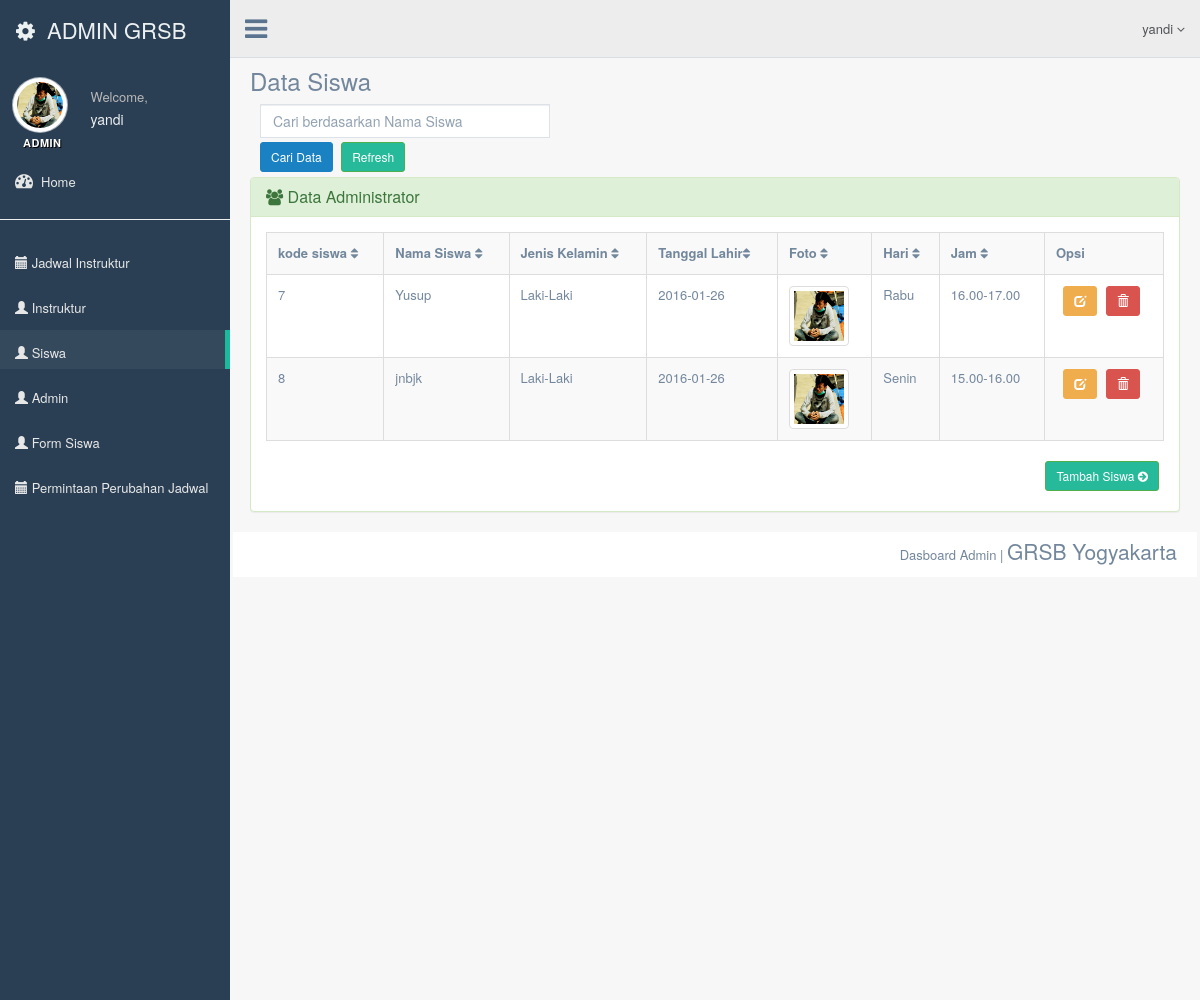
The app's page /admin/siswa.php (signed in) with its own data.
### tables this page shows
CREATE TABLE IF NOT EXISTS `tb_siswa` (
`kd_siswa` int(10) NOT NULL,
  `nama_siswa` varchar(50) DEFAULT NULL,
  `ttl_siswa` date DEFAULT NULL,
  `jk_siswa` varchar(15) DEFAULT NULL,
  `alamat_siswa` varchar(200) DEFAULT NULL,
  `ortu_siswa` varchar(50) DEFAULT NULL,
  `agama` varchar(50) DEFAULT NULL,
  `photo_siswa` varchar(100) DEFAULT NULL,
  `password_siswa` varchar(100) DEFAULT NULL,
  `th_masuk` varchar(50) DEFAULT NULL,
  `kd_kelas` int(10) DEFAULT NULL,
  `status` varchar(5) NOT NULL,
  `hari` varchar(10) NOT NULL,
  `jam` varchar(15) NOT NULL,
  `tmpt_lahir_siswa` varchar(35) NOT NULL
);

### admin/siswa.php (the view, shortened to what this page needs)
<!DOCTYPE html>
<html lang="en">
    <head>
        <link href="asset/css/bootstrap.min.css" rel="stylesheet">
        <link href="asset/fonts/css/font-awesome.min.css" rel="stylesheet">
        <link href="asset/css/animate.min.css" rel="stylesheet">
        <link href="asset/css/custom.css" rel="stylesheet">
        <link rel="stylesheet" type="text/css" href="asset/css/maps/jquery-jvectormap-2.0.1.css" />
        <link href="asset/css/icheck/flat/green.css" rel="stylesheet" />
        <link href="asset/css/floatexamples.css" rel="stylesheet" type="text/css" />
    </head>
    <body class="nav-md">
        <div class="container body">
            <div class="main_container">
                <div class="col-md-3 left_col">
                    <div class="left_col scroll-view">
                        <div class="navbar nav_title" style="border: 0;">
                            <a href="index.php" class="site_title"><i class="fa fa-gear"></i> <span>ADMIN GRSB</span></a>
                        </div>
                        <div class="profile">
                            <div class="profile_pic">
                                <img src="asset/<?php echo $_SESSION['photo_admin'] ?>" alt="..." class="img-circle profile_img">
                            </div>
                            <div class="profile_info">
                                <span>Welcome,</span>
                                <h2><?php echo $_SESSION['nama_admin']; ?></h2>
                            </div>
                        </div>
                        <br />
                        <div id="sidebar-menu" class="main_menu_side hidden-print main_menu">
                            <div class="menu_section">
                                <h3>Admin</h3>
                                <?php include 'sideMenu.php'; ?>
                            </div>
                        </div>
                    </div>
                </div>
                <div class="top_nav">
                    <div class="nav_menu">
                        <nav class="" role="navigation">
                            <div class="nav toggle">
                                <a id="menu_toggle"><i class="fa fa-bars"></i></a>
                            </div>
                            <ul class="nav navbar-nav navbar-right">
                                <li class="">
                                    <a href="javascript:;" class="user-profile dropdown-toggle" data-toggle="dropdown" aria-expanded="false">
                                        <?php echo $_SESSION['nama_admin']; ?>
                                        <span class=" fa fa-angle-down"></span>
                                    </a>
                                </li>
                            </ul>
                        </nav>
                    </div>
                </div>
                <div class="right_col" role="main">
                <section class="wrapper">
                        <h3>Data Siswa</h3>
                        <div class="col-lg-4">
                                <form action='siswa.php' method="POST">
                                    <input type='text' class="form-control" style="margin-bottom: 4px;" name='qcari' placeholder='Cari berdasarkan Nama Siswa' required />
                                    <input type='submit' value='Cari Data' class="btn btn-sm btn-primary" /> <a href='siswa.php' class="btn btn-sm btn-success" >Refresh</i></a>
                                </form>
                            </div>
                        <div class="row mt">
                            <div class="col-lg-12">
                                <div class="panel panel-success">
                                    <div class="panel-heading">
                                        <h3 class="panel-title"><i class="fa fa-users"></i> Data Administrator </h3>
                                    </div>
                                    <div class="panel-body">
                                        <div class="table-responsive">
                                            <?php
                                            $query1 = "select * from tb_siswa where status = 'yes'";
                                            $tampil = mysql_query($query1) or die(mysql_error());
                                            ?>
                                            <table class="table table-responsive table-bordered table-hover table-striped tablesorter">
                                                <tr>
                                                    <th>kode siswa <i class="fa fa-sort"></i></th>
                                                    <th>Nama Siswa <i class="fa fa-sort"></i></th>
                                                    <th>Jenis Kelamin <i class="fa fa-sort"></i></th>
                                                    <th>Tanggal Lahir<i class="fa fa-sort"></i></th>
                                                    <th>Foto <i class="fa fa-sort"></i></th>
                                                    <th>Hari <i class="fa fa-sort"></i></th>
                                                    <th>Jam <i class="fa fa-sort"></i></th>
                                                    <th>Opsi</th>
                                                </tr>
                                                <?php while ($data = mysql_fetch_array($tampil)) {
                                                    ?>
                                                    <tr>
                                                        <td><?php echo $data['kd_siswa']; ?></td>
                                                        <td><?php echo $data['nama_siswa']; ?></td>
                                                        <td><?php echo $data['jk_siswa']; ?></td>
                                                        <td><?php echo $data['ttl_siswa']; ?></td>
                                                        <td><img src="asset<?php echo $data['photo_siswa']; ?>" width="60" height="60" class="img-thumbnail" /></td>
                                                        <td><?php echo $data['hari']; ?></td>
                                                        <td><?php echo $data['jam']; ?></td>
                                                        <td><center><a class="btn btn-sm btn-warning tooltips" data-placement="bottom" data-original-title="Edit Admin" href="editSiswa.php?kd_siswa=<?php echo $data['kd_siswa']; ?>"><span class="glyphicon glyphicon-edit"></span></a>
                                                        <a class="btn btn-sm btn-danger tooltips" data-placement="bottom" data-original-title="Hapus Siswa" href="hapusSiswa.php?kd_siswa=<?php echo $data['kd_siswa']; ?>" onclick="return confirm('Yakin ingin menghapus data ini?')"><span class="glyphicon glyphicon-trash"></a></center>
                                                    </td>
                                                    <?php
                                                }
                                                ?>
                                            </table>
                                        </div>
                                        <div class="text-right">
                                            <a href="tambahSiswa.php" class="btn btn-sm btn-success">Tambah Siswa <i class="fa fa-arrow-circle-right"></i></a>
                                        </div>
                                    </div>
                                </div>
                            </div>
                        </div>
                    </section>
            <footer>
                <div class="">
                    <p class="pull-right">Dasboard Admin |
                        <span class="lead">GRSB Yogyakarta</span>
                    </p>
                </div>
                <div class="clearfix"></div>
            </footer>
        </div>
    </div>
</div>
<div id="custom_notifications" class="custom-notifications dsp_none">
    <div class="clearfix"></div>
</div>
</body>
</html>

### admin/sideMenu.php (shortened to what this page needs)
<ul class="nav side-menu">
    <li><a href="index.php"><i class="fa fa-dashboard"></i>Home</a>
    </li>
    <hr>
    <li><a href="jadwalinst.php"><i class="glyphicon glyphicon-calendar"></i> Jadwal Instruktur</a>
    </li>
    <li><a href="inst.php"><i class="glyphicon glyphicon-user"></i> Instruktur</a>
    </li>
    <li><a href="siswa.php"><i class="glyphicon glyphicon-user"></i> Siswa</a>
    </li>
    <li><a href="admin.php"><i class="glyphicon glyphicon-user"></i> Admin</a>
    </li>
    <li><a href="formSiswa.php"><i class="glyphicon glyphicon-user"></i> Form Siswa</a>
    </li>
      <li><a href="ubahjadwal.php"><i class="glyphicon glyphicon-calendar"></i> Permintaan Perubahan Jadwal</a>
    </li>
</ul>

### records on screen
tb_siswa: kd_siswa "7", nama_siswa "Yusup", jk_siswa "Laki-Laki", ttl_siswa "2016-01-26", photo_siswa (picture), hari "Rabu", jam "16.00-17.00"
tb_siswa: kd_siswa "8", nama_siswa "jnbjk", jk_siswa "Laki-Laki", ttl_siswa "2016-01-26", photo_siswa (picture), hari "Senin", jam "15.00-16.00"

### other values on screen
$_SESSION['nama_admin'] "yandi"
